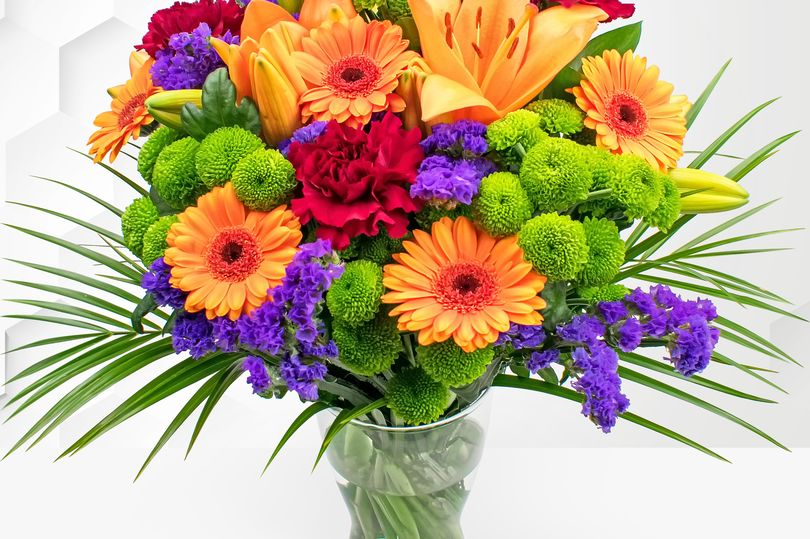
#> input picture Python_OpenCV/flowers.jpg, 810 x 539 px
$ python sketch.py
#> lines starting #> are read from the running program, lines starting #| are printed output that depends on the picture

import cv2 # import the library

varImage = cv2.imread("flowers.jpg") #created variable, invoke the imread method/funcion and pass the image file
#> varImage is the input picture: shape (539, 810, 3); mean B, G, R 138.4, 169.3, 188.8

varGrayImage = cv2.cvtColor(varImage, cv2.COLOR_BGR2GRAY) # convert to greysclae
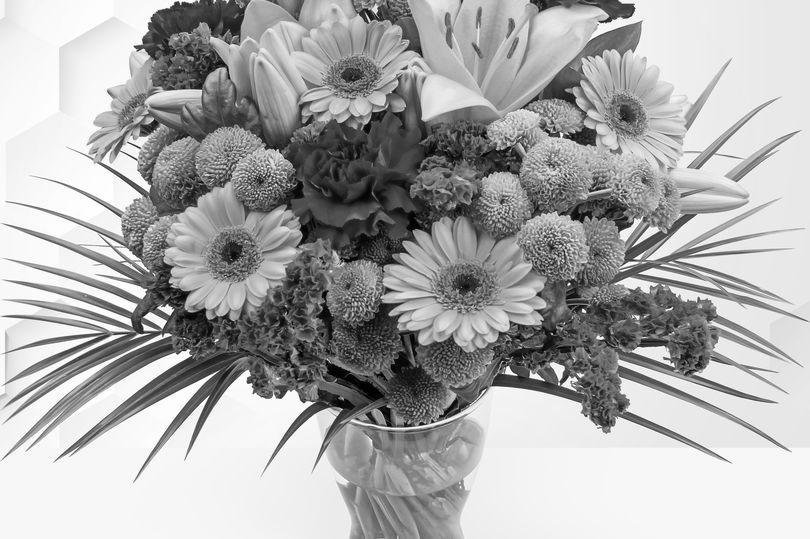
#> varGrayImage: shape (539, 810); min 0, max 255, mean 171.6

varInvertImg = 55 - varGrayImage
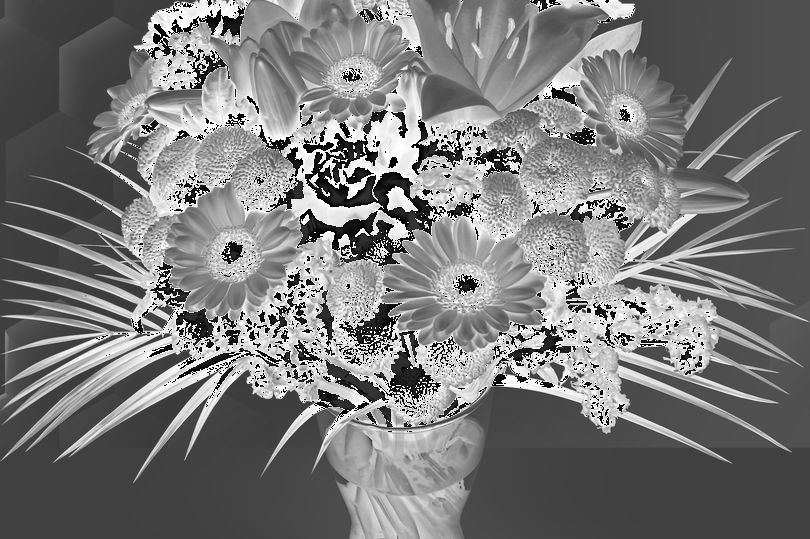
#> varInvertImg: shape (539, 810); min 0, max 255, mean 121.4

varBlur = cv2.GaussianBlur(varInvertImg, (21, 21), 0)
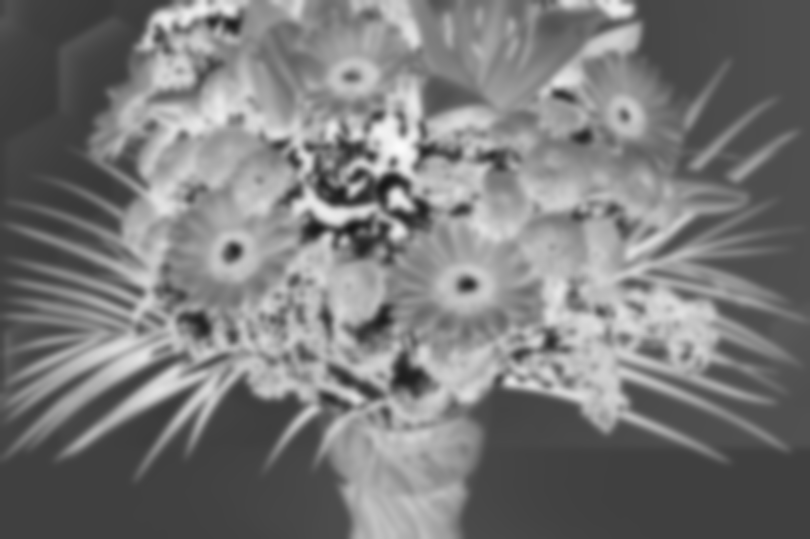
#> varBlur: shape (539, 810); min 23, max 251, mean 121.4

varinvertBlur = 255 - varBlur
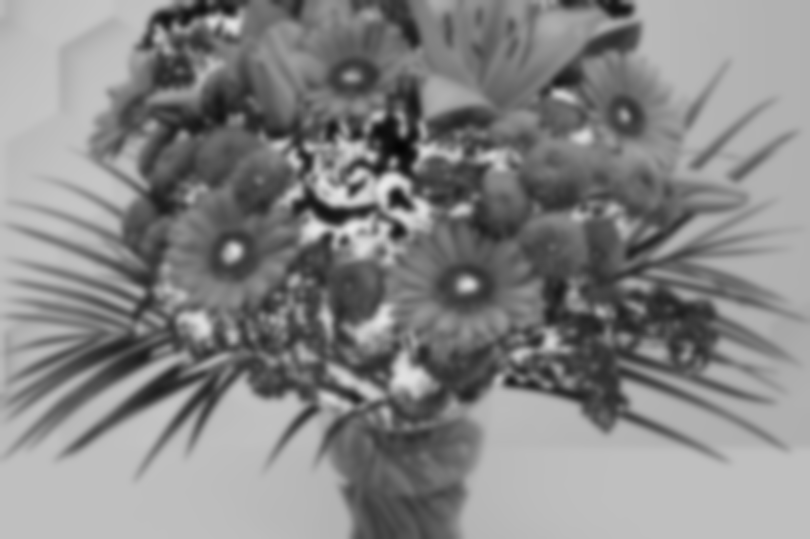
#> varinvertBlur: shape (539, 810); min 4, max 232, mean 133.6

varSketched = cv2.divide(varGrayImage, varinvertBlur, scale=256.0 )
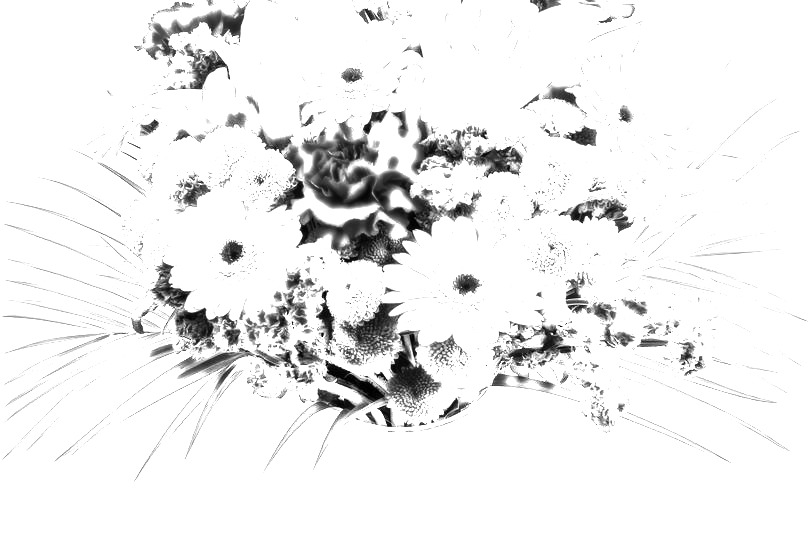
#> varSketched: shape (539, 810); min 0, max 255, mean 237.8

cv2.imshow("Originnal image", varImage)
cv2.imshow("Sketched image", varSketched)
cv2.waitKey(0)

#> (the run stopped early here; a loop or call above may not have finished)
